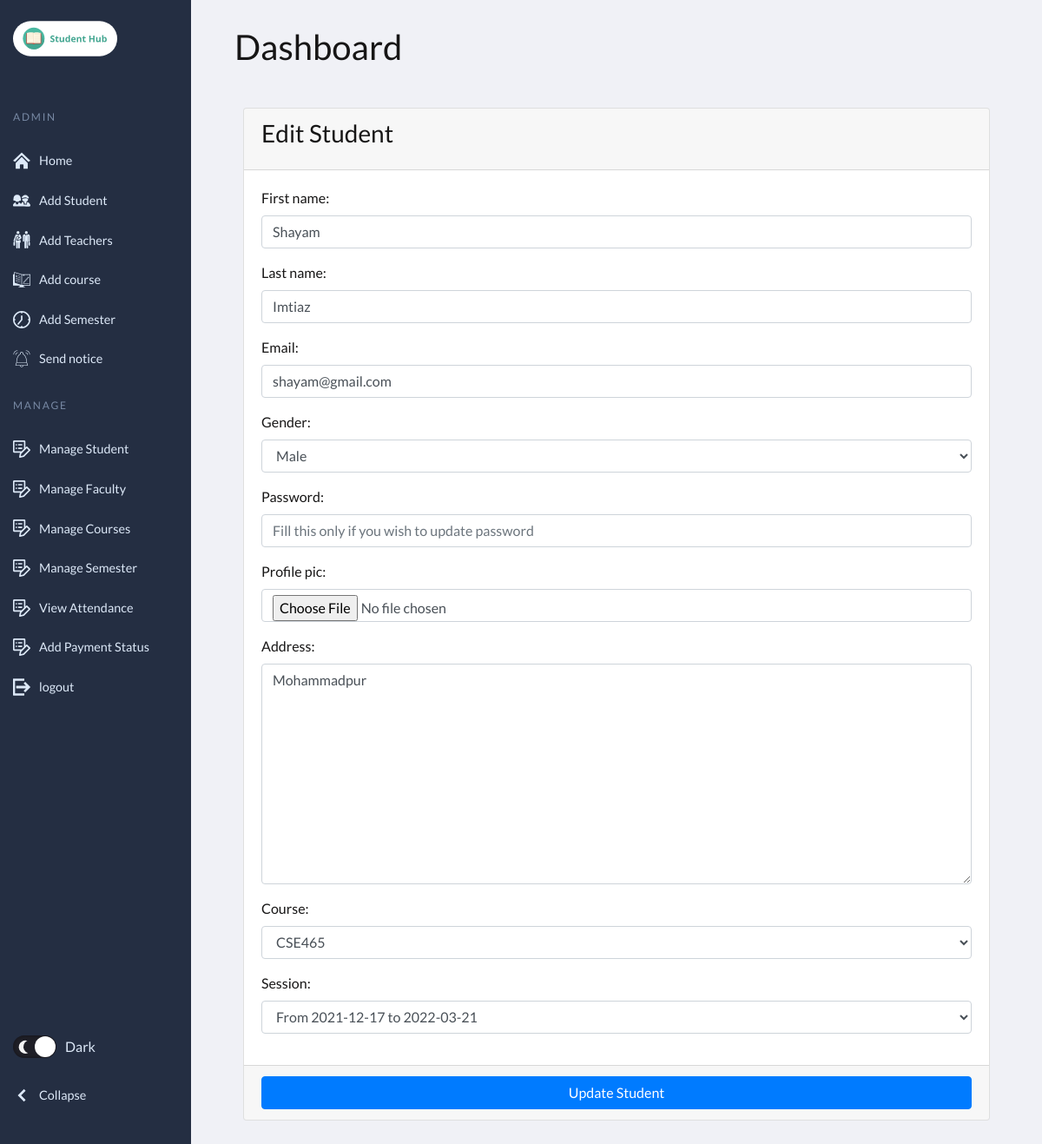
/home/edit_student/4, run on an earlier commit of the app's database.
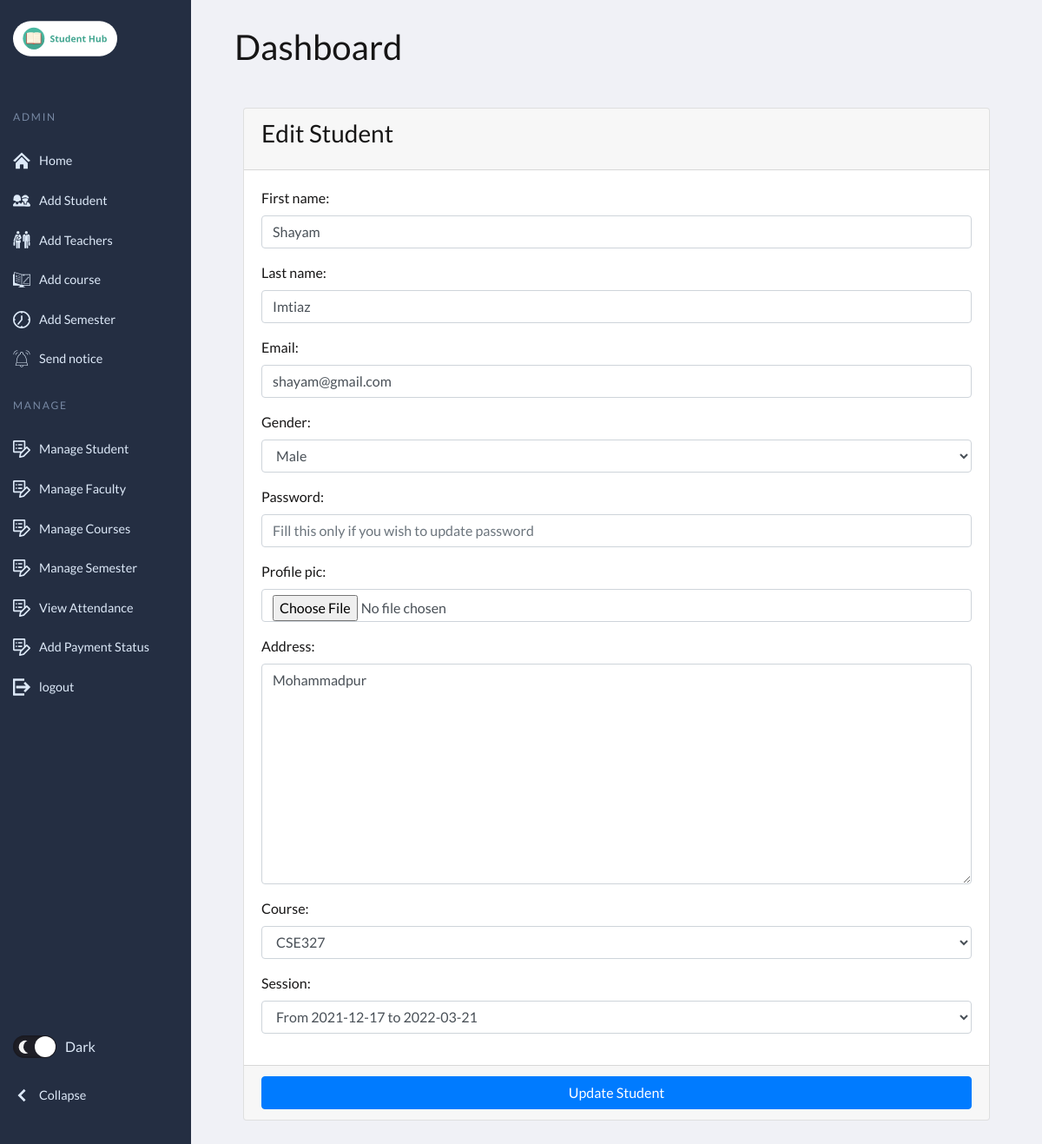
And on a later commit of the database.
### student_management_app/models.py (models this page shows, shortened)
class Student(models.Model):
    admin = models.OneToOneField(CustomUser, on_delete=models.CASCADE)
    course = models.ForeignKey(Course, on_delete=models.DO_NOTHING, null=True, blank=False)
    session = models.ForeignKey(Semester, on_delete=models.DO_NOTHING, null=True)

### student_management_app/adminviews.py (the view)
# urls.py: path('edit_student/<int:student_id>',adminviews.edit_student,name='edit_student'),
def edit_student(request, student_id):
    student = get_object_or_404(Student, id=student_id)
    form = StudentForm(request.POST or None, instance=student)
    context = {
        'form': form,
        'student_id': student_id,
        'page_title': 'Edit Student'
    }
    if request.method == 'POST':
        if form.is_valid():
            first_name = form.cleaned_data.get('first_name')
            last_name = form.cleaned_data.get('last_name')
            address = form.cleaned_data.get('address')
            username = form.cleaned_data.get('username')
            email = form.cleaned_data.get('email')
            gender = form.cleaned_data.get('gender')
            password = form.cleaned_data.get('password') or None
            course = form.cleaned_data.get('course')
            session = form.cleaned_data.get('session')
            passport = request.FILES.get('profile_pic') or None
            try:
                user = CustomUser.objects.get(id=student.admin.id)
                user.save()
                student.save()
                messages.success(request, "Successfully Updated")
                return redirect(reverse('student_app:edit_student', args=[student_id]))
            except Exception as e:
                messages.error(request, "Could Not Update " + str(e))
        else:
            messages.error(request, "Please Fill Form Properly!")
    else:
        return render(request, "edit_student.html", context)

### student_management_app/forms.py
class StudentForm(CustomUserForm):
    def __init__(self, *args, **kwargs):
        super(StudentForm, self).__init__(*args, **kwargs)
    class Meta(CustomUserForm.Meta):
        model = Student
        fields = CustomUserForm.Meta.fields + \
            ['course', 'session']

### student_management_app/models.py (called while the page is built)
    def __str__(self):
        return "From " + str(self.start_year) + " to " + str(self.end_year)

    def __str__(self):
        return self.name

### student_management_app/templates/edit_student.html (shortened to what this page needs)
{% extends 'base2.html' %}
{% load static %}
{% block body_block %}
<section class="content">
    <div class="container-fluid">
        <div class="row">
            <div class="col-md-12">
            </div></div></div></section>
<section class="content">
    <div class="container-fluid">
        <div class="row">
            <div class="col-md-12">
                <div class="card card-primary">
                    <div class="card-header">
                        <h3 class="card-title">{{page_title}}</h3>
                    </div>
                    {% include "form_template.html" with messages=messages  form=form button_text="Update Student"%}
                </div>
            </div>
        </div>
    </div>
</section>
{% endblock  %}

### student_management_app/templates/form_template.html (shortened to what this page needs)
<form role="form" method="POST" enctype="multipart/form-data">
  <div class="card-body">
      {% for field in form  %}
      <div class="form-group">
          {{field.label_tag}}
          {{field}}
      </div>
      {% endfor %}
  </div>
  <div class="card-footer">
      <button type="submit" class="btn btn-primary btn-block">
          {% if button_text %}
          {{button_text}}
          {% else %}
          Submit
          {% endif %}
      </button>
  </div>
</form>

What changed in the data, as far as the page shows it:
changed Student: course "CSE465" → "CSE327"
